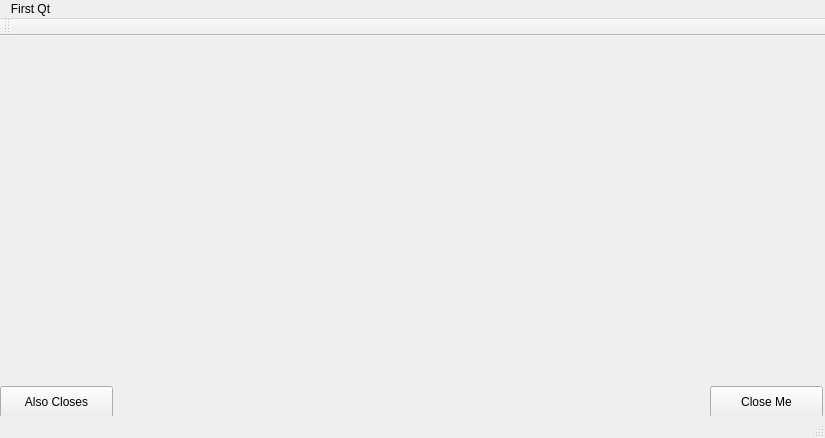
<?xml version="1.0" encoding="UTF-8"?>
<ui version="4.0">
 <class>MainWindow</class>
 <widget class="QMainWindow" name="MainWindow">
  <property name="geometry">
   <rect>
    <x>0</x>
    <y>0</y>
    <width>825</width>
    <height>438</height>
   </rect>
  </property>
  <property name="windowTitle">
   <string>MainWindow</string>
  </property>
  <widget class="QWidget" name="centralWidget">
   <widget class="QPushButton" name="closeButton">
    <property name="geometry">
     <rect>
      <x>710</x>
      <y>350</y>
      <width>113</width>
      <height>32</height>
     </rect>
    </property>
    <property name="text">
     <string>Close Me</string>
    </property>
   </widget>
   <widget class="QPushButton" name="AlsoCloseButton">
    <property name="geometry">
     <rect>
      <x>0</x>
      <y>350</y>
      <width>113</width>
      <height>32</height>
     </rect>
    </property>
    <property name="text">
     <string>Also Closes</string>
    </property>
   </widget>
  </widget>
  <widget class="QMenuBar" name="menuBar">
   <property name="geometry">
    <rect>
     <x>0</x>
     <y>0</y>
     <width>825</width>
     <height>22</height>
    </rect>
   </property>
   <widget class="QMenu" name="menuFirst_Qt">
    <property name="title">
     <string>First Qt</string>
    </property>
   </widget>
   <addaction name="menuFirst_Qt"/>
  </widget>
  <widget class="QToolBar" name="mainToolBar">
   <attribute name="toolBarArea">
    <enum>TopToolBarArea</enum>
   </attribute>
   <attribute name="toolBarBreak">
    <bool>false</bool>
   </attribute>
  </widget>
  <widget class="QStatusBar" name="statusBar"/>
 </widget>
 <layoutdefault spacing="6" margin="11"/>
 <resources/>
 <connections>
  <connection>
   <sender>closeButton</sender>
   <signal>clicked()</signal>
   <receiver>MainWindow</receiver>
   <slot>close()</slot>
   <hints>
    <hint type="sourcelabel">
     <x>747</x>
     <y>406</y>
    </hint>
    <hint type="destinationlabel">
     <x>646</x>
     <y>377</y>
    </hint>
   </hints>
  </connection>
  <connection>
   <sender>AlsoCloseButton</sender>
   <signal>clicked()</signal>
   <receiver>MainWindow</receiver>
   <slot>close()</slot>
   <hints>
    <hint type="sourcelabel">
     <x>306</x>
     <y>317</y>
    </hint>
    <hint type="destinationlabel">
     <x>466</x>
     <y>328</y>
    </hint>
   </hints>
  </connection>
 </connections>
</ui>
